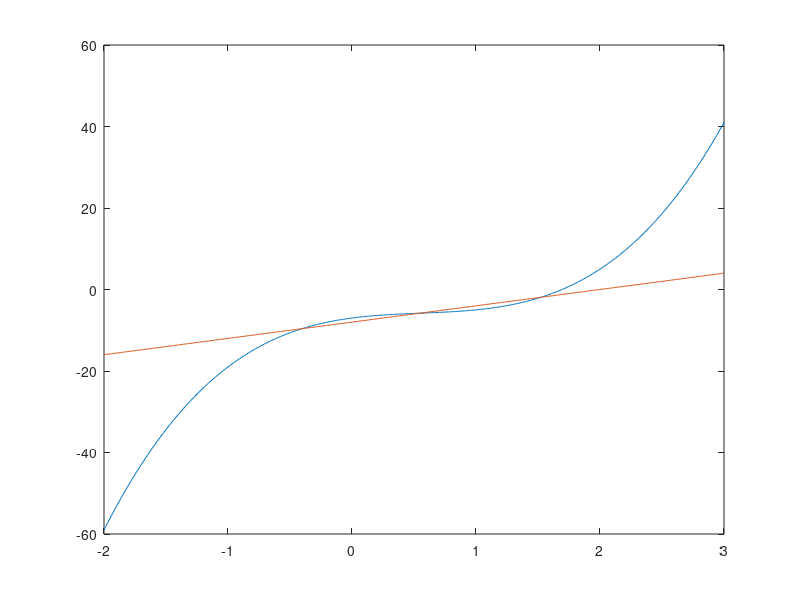

Recreate this plot in MATLAB. (Note: this script raises an error after producing the figure.)
% grafik ganda pnl 1

% plot kurva
x = linspace(-2, 3, 500);
% f(x) = 3*x^3 - 5*x^2 + 4*x - 7
% y = 1
% f(x) = y
% 3*x^3 - 5*x^2 + 4*x - 7 = 1
% 3*x^3 - 5*x^2 + 4*x - 7 _ 1 = 0
% 3*x^3 - 5*x^2 + 4*x - 8 = 0, maka:
f1 = @(x) 3*x.^3 - 5*x.^2 +  4*x - 7;
f2 = @(x) 4*x - 8;
y1 = f1(x);
y2 = f2(x);

plot(x, y1, x, y2);

% menggambar sumbu x dan y
xline(0,'k');
yline(0, 'k');

xlabel('x');
ylabel('y');
title('Grafik Ganda PNL 3x^3 - 5x^2 + 4x - 7 =1');
legend('y1 = 3*x^3 - 5*x^2', 'y2 = 4*x - 7', 'Location', 'southeast')

% annotation
gtext('f(x) = 3*x^3 - 5*x^2')
gtext('y2 = 4*x - 7')
gtext('Akar')
